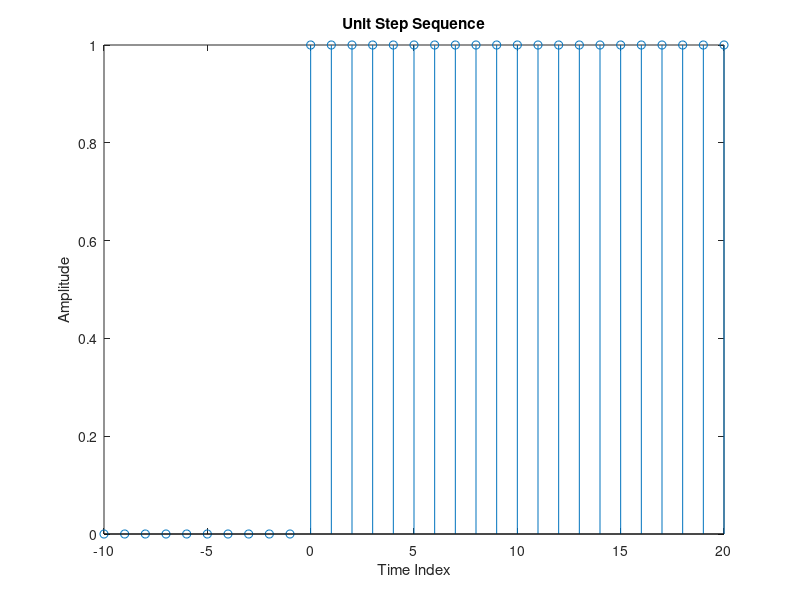

The MATLAB source for this figure:
n = -10 : 20;
u = [zeros(1 , 10) 1 ones(1 , 20)];
stem(n , u);
xlabel('Time Index');
ylabel('Amplitude');
title('Unit Step Sequence');